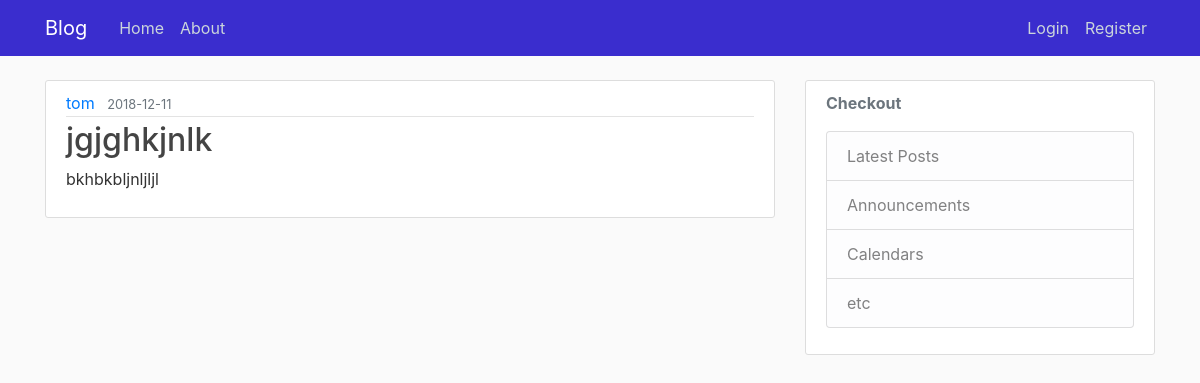
The page /post/14 on the database its author committed.
### app/models.py (models this page shows, shortened)
class User(db.Model, UserMixin):
    id = db.Column(db.Integer, primary_key=True)
    username = db.Column(db.String(20), unique=True, nullable=False)
    email = db.Column(db.String(120), unique=True, nullable=False)
    image_file = db.Column(db.String(20), nullable=False, default='default.jpg')
    password = db.Column(db.String(60), nullable=False)
    posts = db.relationship('Post', backref='author', lazy=True)

class Post(db.Model):
    id = db.Column(db.Integer, primary_key=True)
    title = db.Column(db.String(100), nullable=False)
    date_posted = db.Column(db.DateTime, nullable=False, default=datetime.utcnow)
    content = db.Column(db.Text, nullable=False)
    user_id = db.Column(db.Integer, db.ForeignKey('user.id'), nullable=False)

### app/routes.py (the view)
@app.route("/post/<int:post_id>")
def post(post_id):
    post = Post.query.get_or_404(post_id)
    return render_template('post.html', title=post.title, post=post)

### app/templates/post.html (shortened to what this page needs)
{% extends "layout.html" %}
{% block content %}
  <article class="media content-section">
    <div class="media-body">
      <div class="article-metadata">
        <a class="mr-2" href="{{ url_for('user_posts', username=post.author.username) }}">{{ post.author.username }}</a>
        <small class="text-muted">{{ post.date_posted.strftime('%Y-%m-%d') }}</small>
      </div>
      <h2 class="article-title">{{ post.title }}</h2>
      <p class="article-content">{{ post.content }}</p>
    </div>
  </article>
{% endblock content %}

### app/static/main.css (style rules this page uses)
body { background: #fafafa; color: #333333; margin-top: 5rem; }
h1, h2, h3, h4, h5, h6 { color: #444444; }
.content-section { background: #ffffff; padding: 10px 20px; border: 1px solid #dddddd; border-radius: 3px; margin-bottom: 20px; }
.article-title { color: #444444; }
.article-content { white-space: pre-line; }
.article-metadata { padding-bottom: 1px; margin-bottom: 4px; border-bottom: 1px solid #e3e3e3 }

### rows shown on the page
User: author.username "tom"
Post: date_posted "2018-12-11", title "jgjghkjnlk", content "bkhbkbljnljljl"
